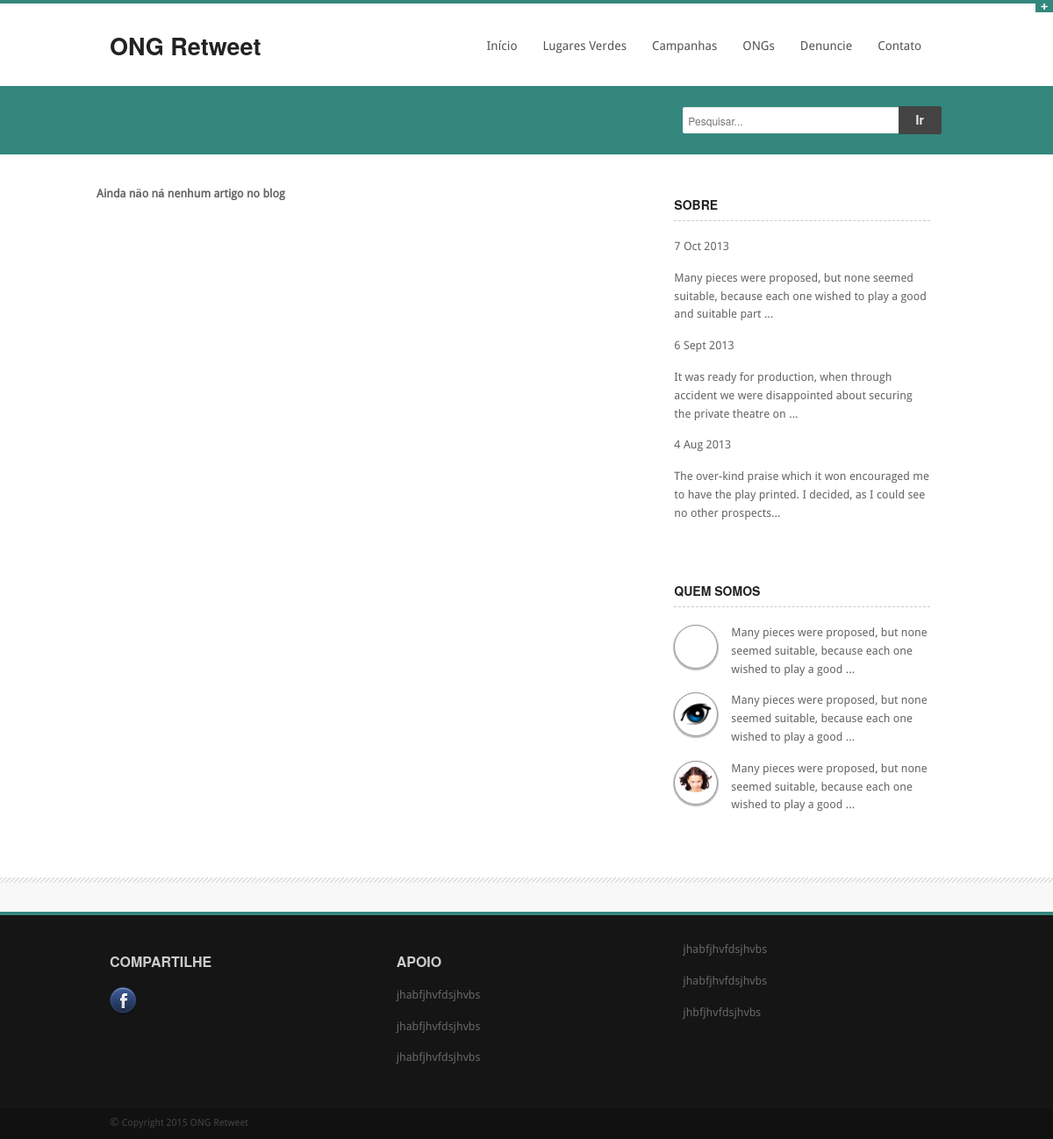
/, run on an earlier commit of the app's database.
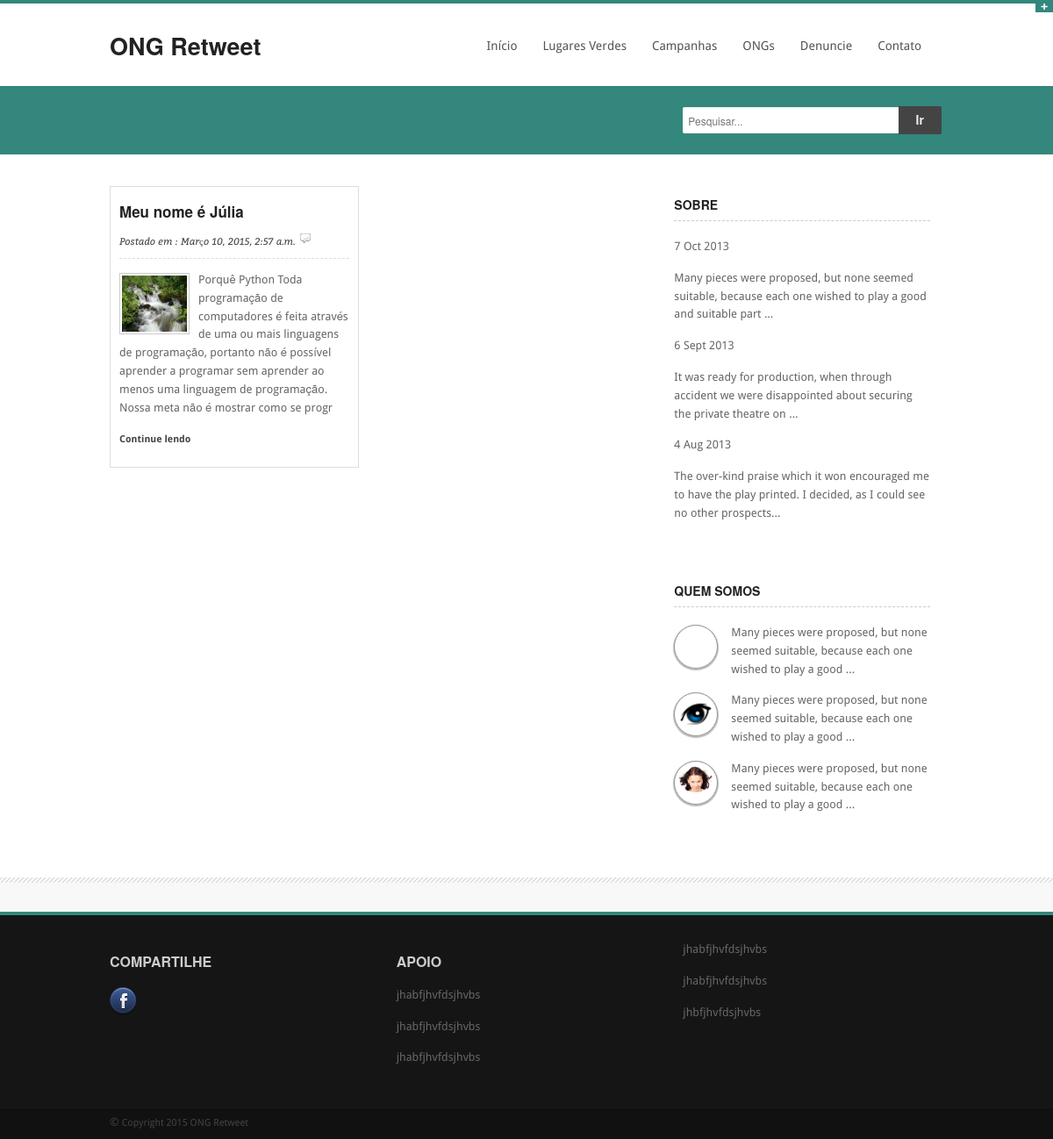
And on a later commit of the database.
### blog/models.py (models this page shows, shortened)
class Page(models.Model):
	category = models.ForeignKey(Category)
	title = models.CharField(max_length=128, unique=True)
	url = models.SlugField(max_length=100 , unique=True)
	description= models.TextField(max_length=240)
	views= models.IntegerField(default=0)
	when = models.DateTimeField('data de criação', auto_now_add=True, db_index=True)
	slugCategory = models.SlugField(unique=True,db_index=True)
	body = models.TextField()

### blog/views.py (the view)
# urls.py: url(r'^$', blog.views.index, name="index"),
def index(request):
	context_dict = {}
	context_dict['pages'] = Page.objects.all()[:6]
	return render(request,"ong/index.html",context_dict)

### templates/ong/index.html (shortened to what this page needs)
<!DOCTYPE html>
{% load staticfiles %}
<html class="no-js" lang="en">
<head>
<link rel="stylesheet" href="{% static "ong/stylesheets/style.css" %}">
<link rel="stylesheet" href="{% static "ong/stylesheets/blog.css" %}">
<link rel="stylesheet" href="{% static "ong/stylesheets/skins/teal.css" %}">
<link rel="stylesheet" href="{% static "ong/stylesheets/responsive.css" %}">
</head>
<body>
<p class="slide">
	<a href="#" class="btn-slide"></a>
</p>
<div class="row">
		<div class="four columns">
			<div class="logo">
				<a href="/"><h4>ONG Retweet</h4></a>
			</div>
		</div>
		<div class="eight columns noleftmarg">
			<nav id="nav-wrap">
				<ul class="nav-bar sf-menu">
					<li class="current">
					<a href="/">Início</a>
					</li>
					<li>
					<a href="verdes.html">Lugares Verdes</a>
					<li>
					<li>
					<a href="#">Campanhas</a>
					</li>
					<li>
					<a href="ongs.html">ONGs</a>
					</li>
					<li>
					<a href="/denuncie">Denuncie</a>
					</li>
					<li>
					<a href="contato.html">Contato</a>
					</li>
				</ul>
				</nav>
		</div>
</div>
<div id="subheader">
	<div class="row">
		<div class="eight columns">
		</div>
		<div class="four columns">
			<div class="row collapse">
				<div class="ten mobile-three columns">
					<input type="text" class="nomargin" placeholder="Pesquisar...">
				</div>
				<div class="two mobile-one columns">
					<a href="#" class="postfix button expand">Ir</a>
				</div>
			</div>
		</div>
	</div>
</div>
<div class="hr">
</div>
<div class="row">
	<div class="twelve columns noleftmargin">
		<div class="eight columns noleftmargin">
			{% if pages %}
				{% for page in pages %}
				<div class="six columns">
					<div class="boxblog">
						<h5>{{page.title}}</h5>
						<p class="small date">
							Postado em : {{page.when}}<span class="has-tip tip-top" data-width="90" title="6 comments"><img src="{% static "ong/images/comments.png" %}" alt=""></span>
						</p>
						<p>
							<img src="{% static "ong/images/temp/nivo3.jpg" %}" alt="" class="thumb">{{page.description}}
						</p>
						<p>
							<a href="/{{ page.slugCategory }}/{{ page.url }}" class="small continue">Continue lendo</a>
						</p>
					</div>
				</div>
				{% endfor %}
			{% else %}
				<strong>Ainda não ná nenhum artigo no blog</strong>
			{% endif %}
			<ul class="pagination">
			</ul>
		</div>
		<div class="four columns">
			<h6 class="sidebartitle">SOBRE </h6>
			<p>
				7 Oct 2013
			</p>
			<p>
				Many pieces were proposed, but none seemed suitable, because each one wished to play a good and suitable part ...
			</p>
			<p>
				6 Sept 2013
			</p>
			<p>
				It was ready for production, when through accident we were disappointed about securing the private theatre on ...
			</p>
			<p>
				4 Aug 2013
			</p>
			<p>
				The over-kind praise which it won encouraged me to have the play printed. I decided, as I could see no other prospects...
			</p>
			<br class="clear"/>
			<br/>
			<h6 class="sidebartitle">QUEM SOMOS</h6>
			<div class="avatar">
			</div>
			<p>
				 Many pieces were proposed, but none seemed suitable, because each one wished to play a good ...
			</p>
			<div class="avatar">
				<img src="{% static "ong/images/temp/author2.png" %}" alt="">
			</div>
			<p>
				 Many pieces were proposed, but none seemed suitable, because each one wished to play a good ...
			</p>
			<div class="avatar">
				<img src="{% static "ong/images/temp/author3.png" %}" alt="">
			</div>
			<p>
				 Many pieces were proposed, but none seemed suitable, because each one wished to play a good ...
			</p>
		</div>
	</div>
</div>
<div class="hr">
</div>
<div class="tweetarea"><div class="tweettext"><div class="row"></div></div></div></div>
<div id="footer">
	<footer class="row">
	<div class="four columns">
	<h1>COMPARTILHE</h1>
		<div class="social facebook">
			<a href="http://www.facebook.com">
			<img src="{% static "ong/images/socialpack/facebooka.png" %}" /></a>
		</div>
	</div>
	<div class="four columns">
	<h1>APOIO</h1>
			<p> jhabfjhvfdsjhvbs </p>
			<p> jhabfjhvfdsjhvbs </p>
			<p> jhabfjhvfdsjhvbs </p>
	</div>
	<div class="four columns">
		<p> jhabfjhvfdsjhvbs </p>
		<p> jhabfjhvfdsjhvbs </p>
		<p> jhbfjhvfdsjhvbs </p>
	</footer>
</div>
<div class="copyright">
	<div class="row">
		<div class="six columns">
			 &copy;<span class="small"> Copyright 2015 ONG Retweet</span>
		</div>
</div>
</body>
</html>

### static/ong/stylesheets/blog.css (style rules this page uses)
.boxblog { border:1px solid #ddd; padding:5px 10px;margin-bottom:20px; }
.date { border-bottom:1px dashed #ddd;padding-bottom:10px;font-family:BitterItalic; }
.continue { font-family:DroidSansBold;margin-top:-5px;display:inline; }
.avatar { margin-right:15px; float: left; background: #fff; width: 50px; height: 50px; padding: 5px; border: 1px solid #999; border-radius: 50%; box-shadow: 0px 1px 1px 1px #bbb; }
.avatar img { display: block; width: 100%; border: 0; margin: 0; border-radius: 50%; }
.sidebartitle { margin-bottom:20px;border-bottom:1px dashed #ccc;padding-bottom:10px; }
.thumb { width:80px; height:70px;border:1px solid #ccc; padding:2px;float:left;margin-right:10px; margin-bottom:1px; margin-top:1px; }
#subheader { padding:22px 50px 23px 50px !important; }

### static/ong/stylesheets/skins/teal.css (style rules this page uses)
#subheader { background: #33877d;border-top: 1px solid #33877d; color: #eee; }
#subheader a { color: #eee; }
.slide { margin: 0; padding: 0; border-top: solid 4px #33877d; }
.btn-slide { background:#33877d url(../../images/plus.png) no-repeat; }
#footer { border-top:#33877D 4px solid; }

### static/ong/stylesheets/responsive.css (style rules this page uses)
@media screen and (min-width: 600px) { .sf-menu { display: block !important; } }

What changed in the data, as far as the page shows it:
added Page: title "Meu nome é Júlia", when "Março 10, 2015, 2:57 a.m.", description "Porquê Python Toda programação de computadores é feita através de uma ou mais linguagens de programação, portanto não é possível aprender a programar sem aprender ao menos uma linguagem de programação. Nossa meta não é mostrar como se progr"
Also different on the page:
text no longer shown: "Ainda não ná nenhum artigo no blog"
